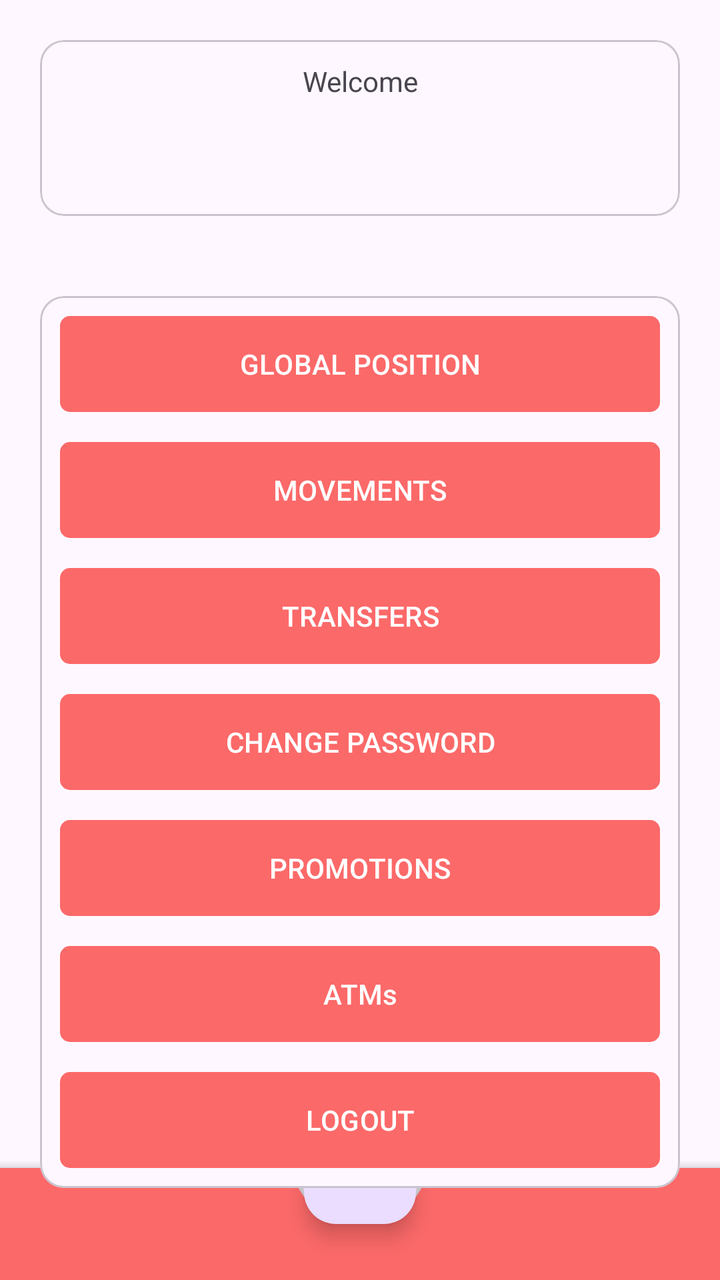
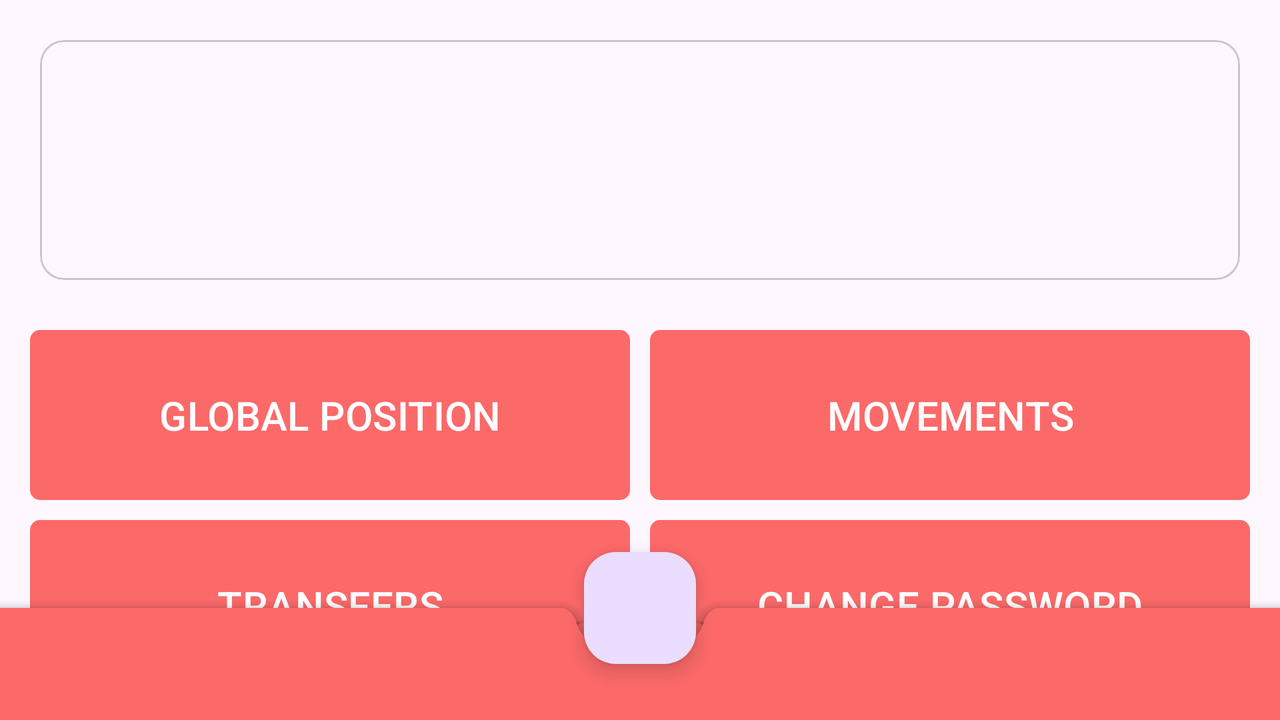

An Android layout and its configuration variant, each rendered on a device that would load it. The default file and the variant file are quoted in full after the pictures.
<!-- AndroidManifest.xml: application theme Theme.Bancojofago -->
<!-- res/layout/activity_main.xml -->
<?xml version="1.0" encoding="utf-8"?>
<androidx.constraintlayout.widget.ConstraintLayout xmlns:android="http://schemas.android.com/apk/res/android"
    xmlns:app="http://schemas.android.com/apk/res-auto"
    xmlns:tools="http://schemas.android.com/tools"
    android:layout_width="match_parent"
    android:layout_height="match_parent"
    tools:context=".activities.MainActivity">

    <include layout="@layout/activity_bottomappbar"/>

    <LinearLayout
        android:layout_width="match_parent"
        android:layout_height="match_parent"
        android:orientation="vertical"
        >
        <com.google.android.material.card.MaterialCardView
            android:id="@+id/bienvenida"
            android:layout_width="match_parent"
            android:layout_height="wrap_content"
            android:layout_margin="20dp"
            >
            <androidx.constraintlayout.widget.ConstraintLayout
                android:layout_width="match_parent"
                android:layout_height="wrap_content">
                <ImageView
                    android:id="@+id/avatar"
                    android:layout_width="@dimen/card_img_size"
                    android:layout_height="@dimen/card_img_size"
                    app:layout_constraintStart_toStartOf="parent"
                    app:layout_constraintTop_toTopOf="parent"
                    android:src="@drawable/avatar"
                    />
                <TextView

                    android:layout_width="wrap_content"
                    android:layout_height="match_parent"

                    app:layout_constraintStart_toStartOf="@+id/avatar"
                    app:layout_constraintEnd_toEndOf="parent"
                    app:layout_constraintBottom_toTopOf="@id/bienvenido"
                    android:text="@string/bienvenido"
                    android:gravity="center_horizontal"


                    />
                <TextView
                    android:id="@+id/bienvenido"
                    android:layout_width="wrap_content"
                    android:layout_height="match_parent"
                    android:layout_margin="30dp"
                    app:layout_constraintStart_toStartOf="@+id/avatar"
                    app:layout_constraintEnd_toEndOf="parent"
                    app:layout_constraintTop_toTopOf="parent"
                    android:gravity="center_horizontal"



                    />


            </androidx.constraintlayout.widget.ConstraintLayout>


        </com.google.android.material.card.MaterialCardView>

        <com.google.android.material.card.MaterialCardView
            android:layout_width="match_parent"
            android:layout_height="wrap_content"
            android:layout_margin="20dp"
            >
        <androidx.constraintlayout.widget.ConstraintLayout
            android:layout_width="match_parent"
            android:layout_height="wrap_content"
            android:layout_margin="10dp"
            >
            <Button
                android:id="@+id/posicion"
                android:layout_width="match_parent"
                android:layout_height="wrap_content"
                app:layout_constraintTop_toTopOf="parent"
                app:layout_constraintStart_toStartOf="parent"
                android:text="@string/posicion"
                android:background="@drawable/square_button_background"

             />
            <Button
                android:id="@+id/movimientos"
                android:layout_width="match_parent"
                android:layout_height="wrap_content"
                app:layout_constraintTop_toBottomOf="@+id/posicion"
                app:layout_constraintStart_toStartOf="parent"
                android:text="@string/movimientos"
                android:layout_marginTop="@dimen/margin_top_button"
                android:background="@drawable/square_button_background"
                />
            <Button
                android:id="@+id/transferencias"
                android:layout_width="match_parent"
                android:layout_height="wrap_content"
                app:layout_constraintTop_toBottomOf="@+id/movimientos"
                app:layout_constraintStart_toStartOf="parent"
                android:text="@string/transferencias"
                android:layout_marginTop="@dimen/margin_top_button"
                android:background="@drawable/square_button_background"

                />
            <Button
                android:id="@+id/cambiar_password"
                android:layout_width="match_parent"
                android:layout_height="wrap_content"
                app:layout_constraintTop_toBottomOf="@+id/transferencias"
                app:layout_constraintStart_toStartOf="parent"
                android:text="@string/cambio_password"
                android:layout_marginTop="@dimen/margin_top_button"
                android:background="@drawable/square_button_background"
                />
            <Button
                android:id="@+id/promociones"
                android:layout_width="match_parent"
                android:layout_height="wrap_content"
                app:layout_constraintTop_toBottomOf="@+id/cambiar_password"
                app:layout_constraintStart_toStartOf="parent"
                android:text="@string/promociones"
                android:layout_marginTop="@dimen/margin_top_button"
                android:background="@drawable/square_button_background"
                />
            <Button
                android:id="@+id/cajeros"
                android:layout_width="match_parent"
                android:layout_height="wrap_content"
                app:layout_constraintTop_toBottomOf="@+id/promociones"
                app:layout_constraintStart_toStartOf="parent"
                android:text="@string/cajeros"
                android:layout_marginTop="@dimen/margin_top_button"
                android:background="@drawable/square_button_background"
                />
                />
            <Button
                android:layout_marginTop="@dimen/margin_top_button"
                android:id="@+id/salir"
                android:layout_width="match_parent"
                android:layout_height="wrap_content"
                app:layout_constraintTop_toBottomOf="@+id/cajeros"
                app:layout_constraintStart_toStartOf="parent"
                android:text="@string/salir"
                android:background="@drawable/square_button_background"
                />

                />




        </androidx.constraintlayout.widget.ConstraintLayout>


        </com.google.android.material.card.MaterialCardView>
    </LinearLayout>


</androidx.constraintlayout.widget.ConstraintLayout>
<!-- res/layout/activity_bottomappbar.xml (included above) -->
<?xml version="1.0" encoding="utf-8"?>
<androidx.coordinatorlayout.widget.CoordinatorLayout
    xmlns:android="http://schemas.android.com/apk/res/android"
    xmlns:app="http://schemas.android.com/apk/res-auto"
    xmlns:tools="http://schemas.android.com/tools"
    android:layout_width="match_parent"
    android:layout_height="match_parent"
    android:fitsSystemWindows="true">



    <com.google.android.material.bottomappbar.BottomAppBar
        android:id="@+id/barra"
        android:layout_width="match_parent"
        android:layout_height="wrap_content"
        android:layout_gravity="bottom"
        app:navigationIcon="@drawable/icono_menu"
        style="@style/Widget.MaterialComponents.BottomAppBar.Colored" />



    <com.google.android.material.floatingactionbutton.FloatingActionButton
        android:layout_width="wrap_content"
        android:layout_height="wrap_content"
        android:src="@drawable/icono_banco"
        app:layout_anchor="@id/barra"/>

</androidx.coordinatorlayout.widget.CoordinatorLayout>
<!-- resources referenced by this layout -->
<resources>
  <dimen name="card_img_size">88dp</dimen>
  <dimen name="margin_top_button">15dp</dimen>
  <!-- drawable square_button_background (drawable) -->
  <shape xmlns:android="http://schemas.android.com/apk/res/android">
      <corners android:radius="5dp" />
  </shape>
  <string name="bienvenido">Welcome</string>
  <string name="cajeros">ATMs</string>
  <string name="cambio_password">CHANGE PASSWORD</string>
  <string name="movimientos">MOVEMENTS</string>
  <string name="posicion">GLOBAL POSITION</string>
  <string name="promociones">PROMOTIONS</string>
  <string name="salir">LOGOUT</string>
  <string name="transferencias">TRANSFERS</string>
  <style name="Theme.Bancojofago" parent="Base.Theme.Bancojofago" />
  <style name="Base.Theme.Bancojofago" parent="Theme.Material3.DayNight.NoActionBar">
          
          <item name="colorPrimary">@color/tema_fondo</item>
      </style>
  <color name="tema_fondo">#FC6969</color>
</resources>
<!-- res/layout-land/activity_main.xml (the repository's variant of the layout above) -->
<!-- drawn on the phone turned sideways -->
<?xml version="1.0" encoding="utf-8"?>
<androidx.constraintlayout.widget.ConstraintLayout xmlns:android="http://schemas.android.com/apk/res/android"
    xmlns:app="http://schemas.android.com/apk/res-auto"
    xmlns:tools="http://schemas.android.com/tools"
    android:layout_width="match_parent"
    android:layout_height="match_parent"
    tools:context=".activities.MainActivity">


    <LinearLayout
        android:layout_width="match_parent"
        android:layout_height="match_parent"
        android:orientation="vertical"
        >
        <com.google.android.material.card.MaterialCardView
            android:id="@+id/bienvenida"
            android:layout_width="match_parent"
            android:layout_height="120dp"
            android:layout_margin="20dp"
            >
            <androidx.constraintlayout.widget.ConstraintLayout
                android:layout_width="match_parent"
                android:layout_height="wrap_content">
                <ImageView
                    android:id="@+id/avatar"
                    android:layout_width="@dimen/card_img_size"
                    android:layout_height="@dimen/card_img_size"
                    app:layout_constraintStart_toStartOf="parent"
                    app:layout_constraintTop_toTopOf="parent"
                    android:src="@drawable/avatar"
                    />
                <TextView
                    android:id="@+id/bienvenido"
                    android:layout_width="wrap_content"
                    android:layout_height="match_parent"
                    android:layout_margin="30dp"
                    app:layout_constraintStart_toEndOf="@+id/avatar"
                    app:layout_constraintTop_toTopOf="parent"




                    />


            </androidx.constraintlayout.widget.ConstraintLayout>


        </com.google.android.material.card.MaterialCardView>

        <androidx.core.widget.NestedScrollView
            android:layout_width="match_parent"
            android:layout_height="match_parent"
            app:layout_constraintTop_toTopOf="parent"
            app:layout_constraintStart_toStartOf="parent"
            app:layout_constraintEnd_toEndOf="parent"
            app:layout_constraintBottom_toTopOf="@id/barra">
            >
        <androidx.constraintlayout.widget.ConstraintLayout
            android:layout_width="match_parent"
            android:layout_height="wrap_content"
            >
            <TableLayout
                android:layout_width="match_parent"
                android:layout_height="wrap_content"
                android:layout_margin="10dp"
                tools:ignore="MissingConstraints">


                <TableRow>
                    <Button
                        android:id="@+id/posicion"
                        android:layout_width="0dp"
                        android:layout_height="wrap_content"
                        android:layout_weight="1"
                        android:text="@string/posicion"

                        android:background="@drawable/square_button_background"
                        android:layout_margin="@dimen/margin_button"
                        android:textSize="@dimen/text_size_button"
                        android:padding="@dimen/padding_button"

                        />


                    <Button
                        android:id="@+id/movimientos"
                        android:layout_width="0dp"
                        android:layout_height="wrap_content"
                        android:layout_weight="1"
                        android:text="@string/movimientos"
                        android:background="@drawable/square_button_background"
                        android:layout_margin="@dimen/margin_button"
                        android:textSize="@dimen/text_size_button"
                        android:padding="@dimen/padding_button"
                        />
                </TableRow>

                <TableRow>
                    <Button
                        android:id="@+id/transferencias"
                        android:layout_width="0dp"
                        android:layout_height="wrap_content"
                        android:layout_weight="1"
                        android:text="@string/transferencias"
                        android:background="@drawable/square_button_background"
                        android:layout_margin="@dimen/margin_button"
                        android:textSize="@dimen/text_size_button"
                        android:padding="@dimen/padding_button"
                        />

                    <Button
                        android:id="@+id/cambiar_password"
                        android:layout_width="0dp"
                        android:layout_height="wrap_content"
                        android:layout_weight="1"
                        android:text="@string/cambio_password"
                        android:background="@drawable/square_button_background"
                        android:layout_margin="@dimen/margin_button"
                        android:textSize="@dimen/text_size_button"
                        android:padding="@dimen/padding_button"
                        />
                </TableRow>

                <TableRow>
                    <Button
                        android:id="@+id/promociones"
                        android:layout_width="0dp"
                        android:layout_height="wrap_content"
                        android:layout_weight="1"
                        android:text="@string/promociones"
                        android:background="@drawable/square_button_background"
                        android:layout_margin="@dimen/margin_button"
                        android:textSize="@dimen/text_size_button"
                        android:padding="@dimen/padding_button"
                        />

                    <Button
                        android:id="@+id/cajeros"
                        android:layout_width="0dp"
                        android:layout_height="wrap_content"
                        android:layout_weight="1"
                        android:text="@string/cajeros"
                        android:background="@drawable/square_button_background"
                        android:layout_margin="@dimen/margin_button"
                        android:textSize="@dimen/text_size_button"
                        android:padding="@dimen/padding_button"
                        />
                </TableRow>

                <TableRow>
                    <Button
                        android:id="@+id/salir"
                        android:layout_width="0dp"
                        android:layout_height="wrap_content"
                        android:layout_weight="1"
                        android:text="@string/salir"
                        android:background="@drawable/square_button_background"

                        android:textSize="@dimen/text_size_button"
                        android:padding="@dimen/padding_button"
                        android:layout_marginBottom="70dp"
                        android:layout_marginHorizontal="@dimen/margin_button"
                        />
                </TableRow>
            </TableLayout>





        </androidx.constraintlayout.widget.ConstraintLayout>


        </androidx.core.widget.NestedScrollView>
    </LinearLayout>
    <androidx.coordinatorlayout.widget.CoordinatorLayout
        xmlns:android="http://schemas.android.com/apk/res/android"
        xmlns:app="http://schemas.android.com/apk/res-auto"
        xmlns:tools="http://schemas.android.com/tools"
        android:layout_width="match_parent"
        android:layout_height="match_parent"
        android:fitsSystemWindows="true">



        <com.google.android.material.bottomappbar.BottomAppBar
            android:id="@+id/barra"
            android:layout_width="match_parent"
            android:layout_height="wrap_content"
            android:layout_gravity="bottom"
            app:navigationIcon="@drawable/icono_menu"
            style="@style/Widget.MaterialComponents.BottomAppBar.Colored" />



        <com.google.android.material.floatingactionbutton.FloatingActionButton
            android:layout_width="wrap_content"
            android:layout_height="wrap_content"
            android:src="@drawable/icono_banco"
            app:layout_anchor="@id/barra"/>

    </androidx.coordinatorlayout.widget.CoordinatorLayout>

</androidx.constraintlayout.widget.ConstraintLayout>
<!-- resources referenced by the variant -->
<!-- as the phone turned sideways resolves them -->
<resources>
  <dimen name="card_img_size">88dp</dimen>
  <dimen name="margin_button">5dp</dimen>
  <dimen name="padding_button">25dp</dimen>
  <dimen name="text_size_button">20sp</dimen>
  <!-- drawable square_button_background (drawable) -->
  <shape xmlns:android="http://schemas.android.com/apk/res/android">
      <corners android:radius="5dp" />
  </shape>
  <string name="cajeros">ATMs</string>
  <string name="cambio_password">CHANGE PASSWORD</string>
  <string name="movimientos">MOVEMENTS</string>
  <string name="posicion">GLOBAL POSITION</string>
  <string name="promociones">PROMOTIONS</string>
  <string name="salir">LOGOUT</string>
  <string name="transferencias">TRANSFERS</string>
  <style name="Theme.Bancojofago" parent="Base.Theme.Bancojofago" />
  <style name="Base.Theme.Bancojofago" parent="Theme.Material3.DayNight.NoActionBar">
          
          <item name="colorPrimary">@color/tema_fondo</item>
      </style>
  <color name="tema_fondo">#FC6969</color>
</resources>
